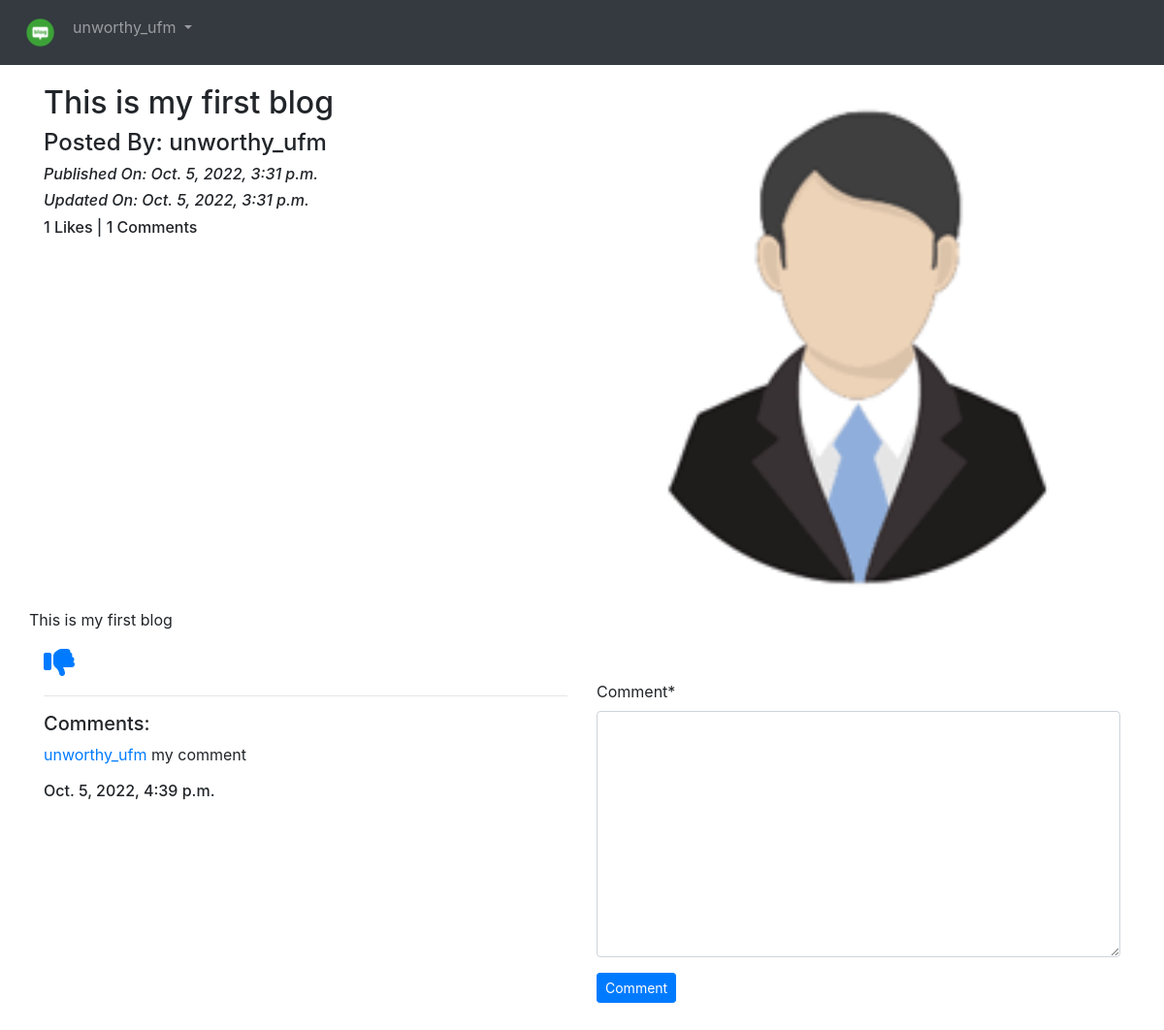
The page /blog/details/This-is-my-first-blog-4d11a7ef-dca6-429f-baec-b8c54302074f (signed in) on the database as committed earlier.
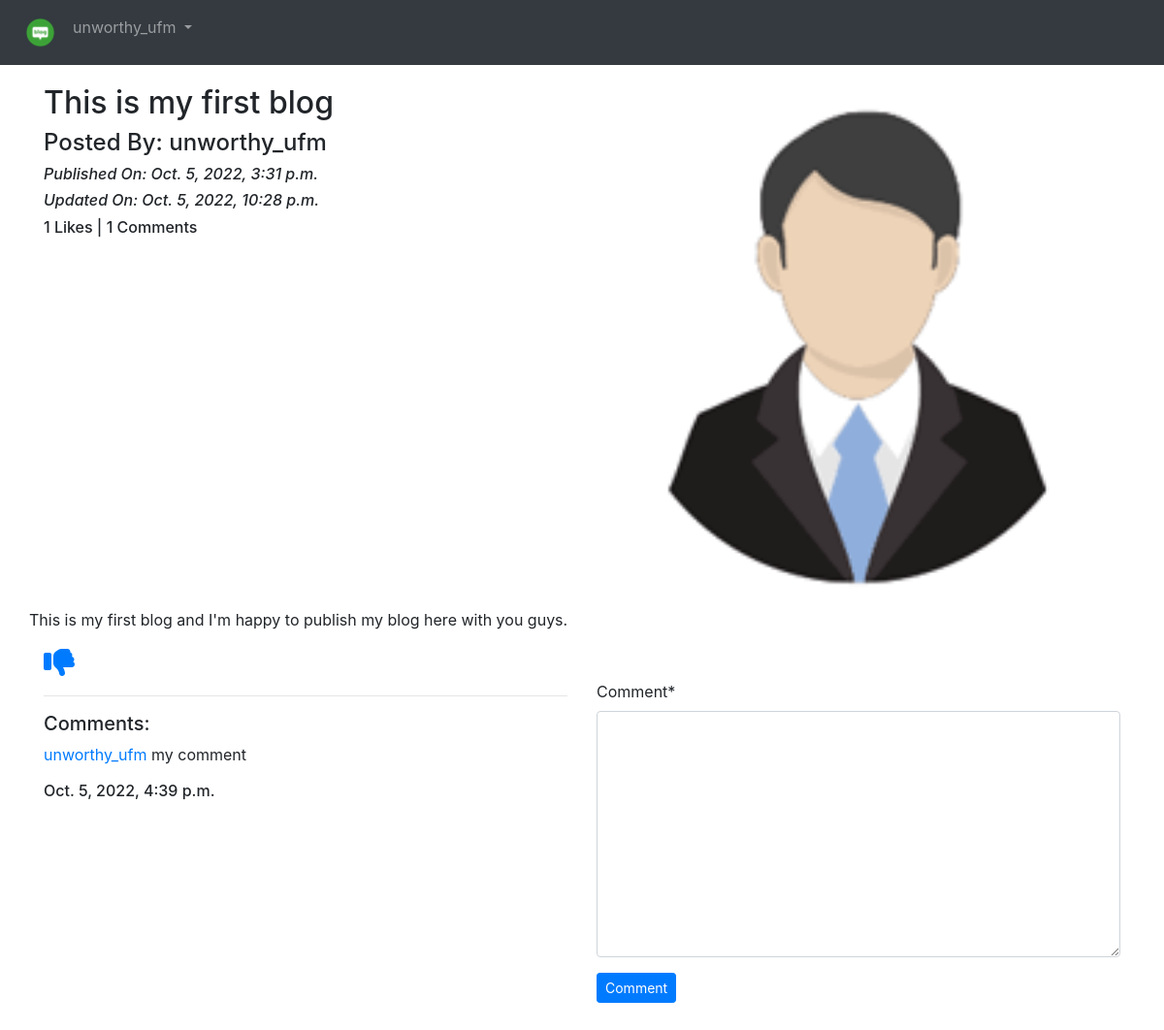
The same page on the database as committed later.
### App_Blog/models.py (models this page shows, shortened)
class Blog(models.Model):
    author = models.ForeignKey(
        User, related_name='post_author', on_delete=models.CASCADE)
    blog_title = models.CharField(max_length=264, verbose_name='Put a title')
    slug = models.SlugField(max_length=264, unique=True)
    blog_content = models.TextField(verbose_name='What is on your mind?')
    blog_image = models.ImageField(
        upload_to='blog_images', verbose_name='Image')
    published_date = models.DateTimeField(auto_now_add=True)
    update_date = models.DateTimeField(auto_now=True)
    class Meta:
        ordering = ['-published_date', ]

### App_Blog/views.py (the view, shortened to what this page needs)
# urls.py: path('details/<slug:slug>', views.blog_details, name='blog_details'),
@login_required
def blog_details(request, slug):
    blog = Blog.objects.get(slug=slug)
    comment_form = CommentForm()
    already_liked = Likes.objects.filter(blog=blog, user=request.user)
    if already_liked:
        liked = True
    else:
        liked = False
    return render(request, 'App_Blog/blog_details.html', context={'blog': blog, 'comment_form': comment_form, 'liked': liked, })

### App_Blog/forms.py
class CommentForm(forms.ModelForm):
    class Meta:
        model = Comment
        fields = ('comment',)

### templates/App_Blog/blog_details.html (shortened to what this page needs)
{% extends 'base.html' %}
{% load crispy_forms_tags %}
{% block body_block %}
    <div class="row">
        <div class="col-sm-6">
            <h2>{{blog.blog_title}}</h2>
            <h4>Posted By: {{blog.author}}</h4>
            <i><h6>Published On: {{blog.published_date}}</h6></i>
            <i><h6>Updated On: {{blog.update_date}}</h6></i>
            <h6>{{blog.liked_blog.count}} Likes | {{blog.blog_comment.count}} Comments</h6>
        </div>
        <div class="col-sm-6">
            <img src="/media/{{blog.blog_image}}" width="100%">
        </div>
        <p>{{blog.blog_content|linebreaks}}</p>
    </div>
    {% if not liked %}
        <a href="{% url 'App_Blog:liked_post' pk=blog.pk %}">
            <i class="fa fa-thumbs-o-up fa-2x" aria-hidden="true"></i>
        </a>
    {% else %}
        <a href="{% url 'App_Blog:unliked_post' pk=blog.pk %}">
            <i class="fa fa-thumbs-o-down fa-2x" aria-hidden="true"></i>
        </a>
    {% endif %}
    <div class="row">
        <div class="col-sm-6">
            <hr>
            <h5>Comments:</h5>
            {% for comment in blog.blog_comment.all %}
                <p><a href="#">{{comment.user}}</a> {{comment.comment}}<br><h6>{{comment.comment_date}}</h6></p>
            {% endfor %}
        </div>
        <div class="col-sm-6">
            <form method="POST">
                {{ comment_form|crispy }}
                <button type="submit" class="btn btn-primary btn-sm">Comment</button>
            </form>
        </div>
    </div>
    <br>
    <br>
{% endblock %}

Rows that differ between the two databases and show on the page:
changed Blog "This is my first blog": update_date "Oct. 5, 2022, 3:31 p.m." → "Oct. 5, 2022, 10:28 p.m."; blog_content "This is my first blog" → "This is my first blog and I'm happy to publish my blog here with you guys."
